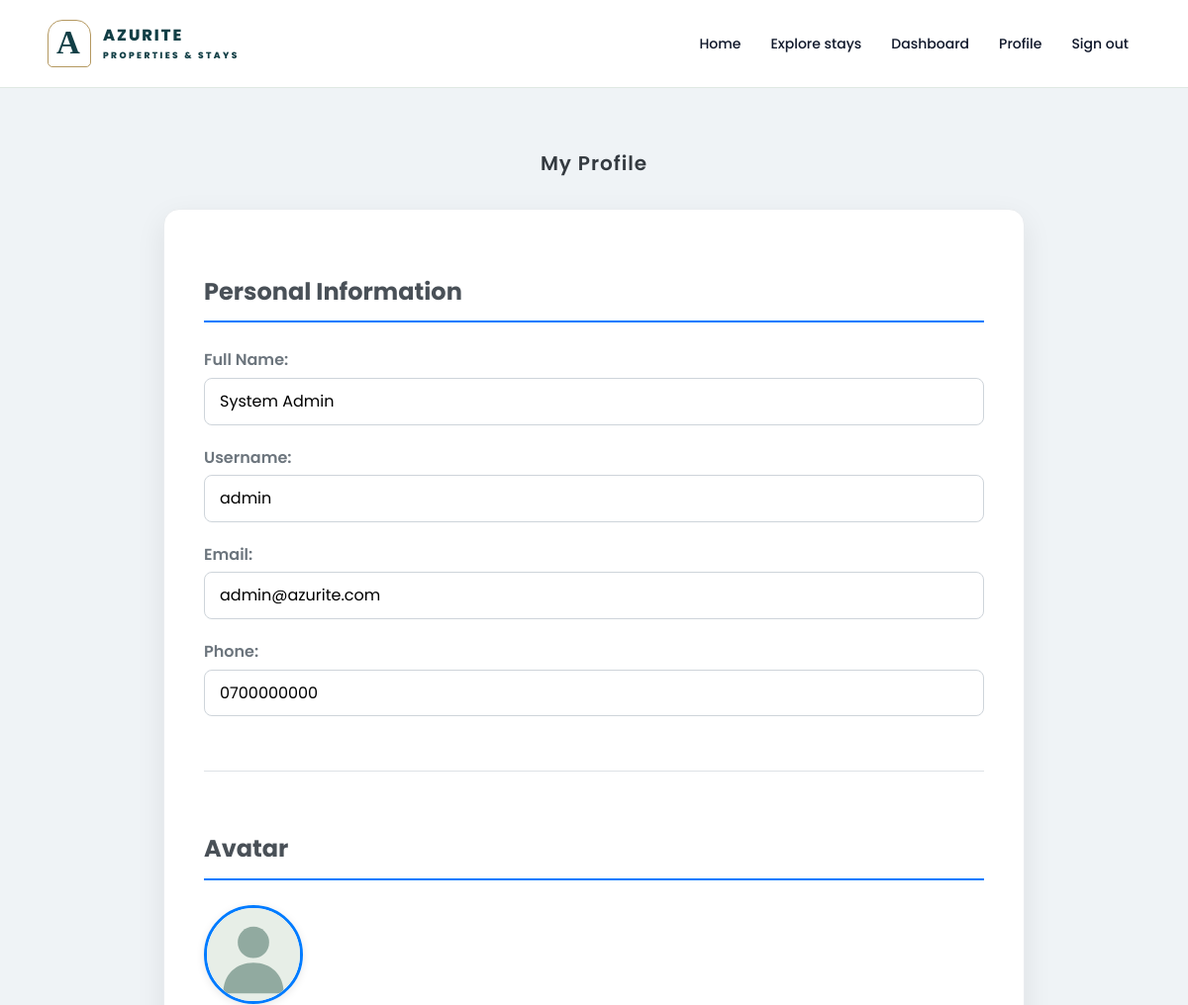
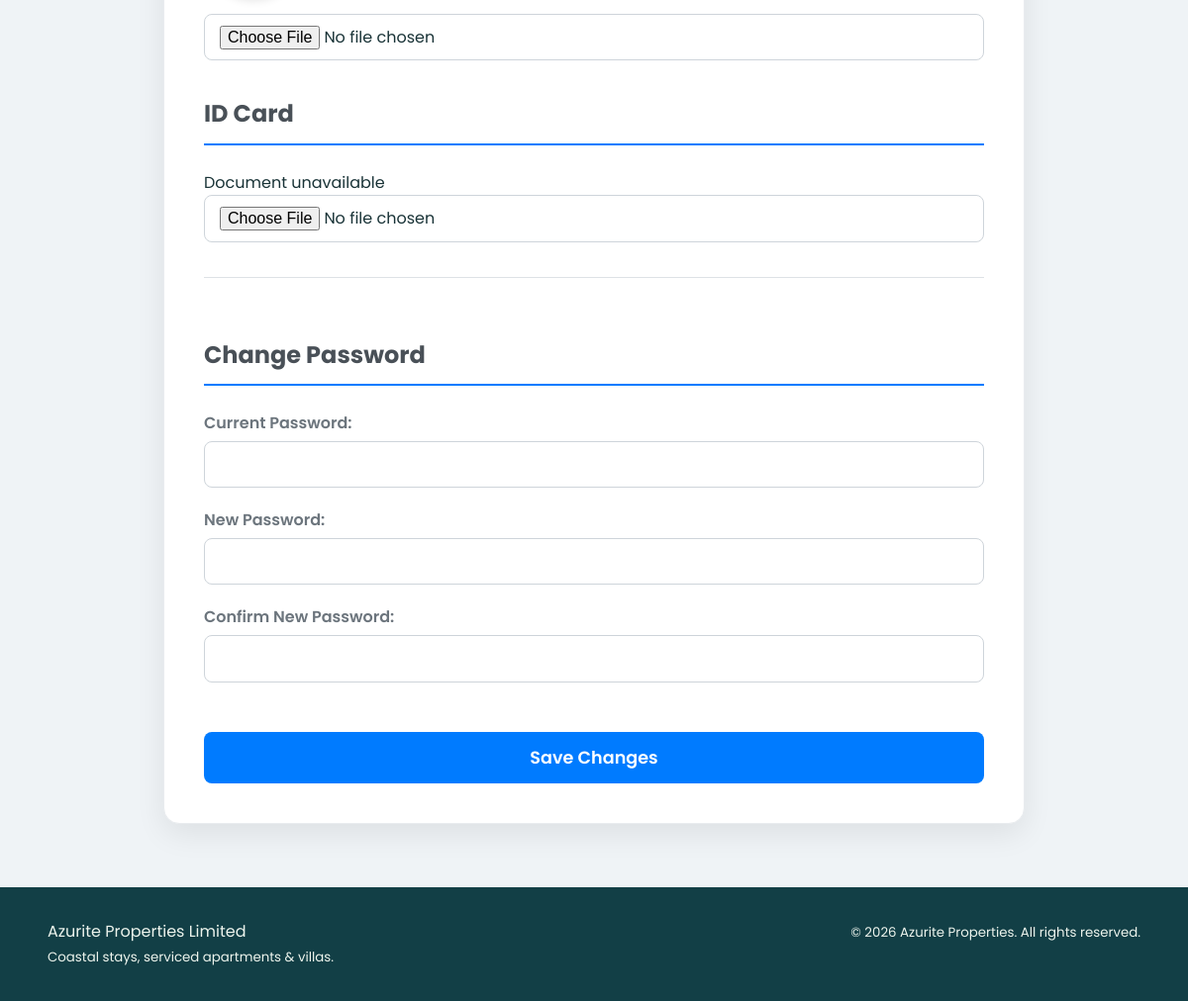
/public/profile.php (signed in), run on the app's committed database (2 pictures, top to bottom).
### tables this page shows
CREATE TABLE users (
  id INT AUTO_INCREMENT PRIMARY KEY,
  full_name VARCHAR(150) NOT NULL,
  username VARCHAR(80) NOT NULL UNIQUE,
  email VARCHAR(150) NOT NULL UNIQUE,
  phone VARCHAR(30),
  password_md5 VARCHAR(255) NOT NULL,
  role ENUM('admin','host','tenant') NOT NULL DEFAULT 'tenant',
  id_card_path VARCHAR(255),
  avatar_path VARCHAR(255),
  is_active TINYINT(1) NOT NULL DEFAULT 1,
  created_at DATETIME DEFAULT CURRENT_TIMESTAMP
);

### includes/helpers.php (called while the page is built, shortened)
<?php
function e($str) {
    return htmlspecialchars((string)($str ?? ''), ENT_QUOTES | ENT_SUBSTITUTE, 'UTF-8');
}

### public/profile.php (the view, shortened to what this page needs)
<?php
require_once "../includes/db.php";
require_once "../includes/helpers.php";
$userId = $_SESSION['user']['id'];
$stmt = $pdo->prepare("SELECT * FROM users WHERE id = ?");
$stmt->execute([$userId]);
$user = $stmt->fetch(PDO::FETCH_ASSOC);
include "../includes/header.php";
?>
<div class="container" style="
    max-width: 900px;
    margin: 60px auto; /* Increased margin for better spacing */
    padding: 0 15px; /* Added padding for smaller screens */
">
    <h2 class="page-title" style="
        text-align: center;
        margin-bottom: 30px;
        color: #343a40; /* Darker title color */
        font-weight: 600;
        letter-spacing: 1px;
    ">My Profile</h2>
    <form action="profile_update.php" method="POST" enctype="multipart/form-data" class="card" style="
        padding: 40px; /* Increased padding */
        border-radius: 16px; /* Smoother, larger radius */
        box-shadow: 0 10px 30px rgba(0, 0, 0, 0.08); /* Soft, modern shadow */
        background-color: #ffffff;
        border: 1px solid #e9ecef; /* Light border */
    ">
        <h3 style="
            color: #495057;
            border-bottom: 2px solid #007bff; /* Primary color separator */
            padding-bottom: 10px;
            margin-bottom: 25px;
            font-size: 1.5rem;
        ">Personal Information</h3>
        <div class="form-group" style="margin-bottom: 20px;">
            <label style="font-weight: 600; display: block; margin-bottom: 5px; color: #6c757d;">Full Name:</label>
            <input type="text" name="full_name" class="form-control" value="<?php echo e($user['full_name']); ?>" required style="
                border-radius: 8px;
                padding: 10px 15px;
                border: 1px solid #ced4da;
                width: 100%;
                box-sizing: border-box;
            ">
        </div>
        <div class="form-group" style="margin-bottom: 20px;">
            <label style="font-weight: 600; display: block; margin-bottom: 5px; color: #6c757d;">Username:</label>
            <input type="text" name="username" class="form-control" value="<?php echo e($user['username']); ?>" required style="
                border-radius: 8px;
                padding: 10px 15px;
                border: 1px solid #ced4da;
                width: 100%;
                box-sizing: border-box;
            ">
        </div>
        <div class="form-group" style="margin-bottom: 20px;">
            <label style="font-weight: 600; display: block; margin-bottom: 5px; color: #6c757d;">Email:</label>
            <input type="email" name="email" class="form-control" value="<?php echo e($user['email']); ?>" required style="
                border-radius: 8px;
                padding: 10px 15px;
                border: 1px solid #ced4da;
                width: 100%;
                box-sizing: border-box;
            ">
        </div>
        <div class="form-group" style="margin-bottom: 20px;">
            <label style="font-weight: 600; display: block; margin-bottom: 5px; color: #6c757d;">Phone:</label>
            <input type="text" name="phone" class="form-control" value="<?php echo e($user['phone']); ?>" required style="
                border-radius: 8px;
                padding: 10px 15px;
                border: 1px solid #ced4da;
                width: 100%;
                box-sizing: border-box;
            ">
        </div>
        <hr style="
            border: 0;
            border-top: 1px solid #dee2e6;
            margin: 35px 0;
        ">
        <h3 style="
            color: #495057;
            border-bottom: 2px solid #007bff;
            padding-bottom: 10px;
            margin-bottom: 25px;
            font-size: 1.5rem;
        ">Avatar</h3>
        <img src="uploads/avatars/<?php echo $user['avatar_path'] ?: 'default.png'; ?>"
             style="
                width: 100px; /* Slightly smaller for a cleaner look */
                height: 100px;
                object-fit: cover;
                border-radius: 50%; /* Circular avatar */
                border: 3px solid #007bff; /* Primary color border */
                margin-bottom: 15px;
                box-shadow: 0 2px 8px rgba(0, 0, 0, 0.1);
             ">
        <input type="file" name="avatar" class="form-control" style="
            border-radius: 8px;
            padding: 10px 15px;
            border: 1px solid #ced4da;
        ">
        <h3 style="
            margin-top: 35px;
            color: #495057;
            border-bottom: 2px solid #007bff;
            padding-bottom: 10px;
            margin-bottom: 25px;
            font-size: 1.5rem;
        ">ID Card</h3>
        <input type="file" name="id_card" class="form-control" style="
            border-radius: 8px;
            padding: 10px 15px;
            border: 1px solid #ced4da;
        ">
        <hr style="
            border: 0;
            border-top: 1px solid #dee2e6;
            margin: 35px 0;
        ">
        <h3 style="
            color: #495057;
            border-bottom: 2px solid #007bff;
            padding-bottom: 10px;
            margin-bottom: 25px;
            font-size: 1.5rem;
        ">Change Password</h3>
        <div class="form-group" style="margin-bottom: 20px;">
            <label style="font-weight: 600; display: block; margin-bottom: 5px; color: #6c757d;">Current Password:</label>
            <input type="password" name="current_password" class="form-control" style="
                border-radius: 8px;
                padding: 10px 15px;
                border: 1px solid #ced4da;
                width: 100%;
                box-sizing: border-box;
            ">
        </div>
        <div class="form-group" style="margin-bottom: 20px;">
            <label style="font-weight: 600; display: block; margin-bottom: 5px; color: #6c757d;">New Password:</label>
            <input type="password" name="new_password" class="form-control" style="
                border-radius: 8px;
                padding: 10px 15px;
                border: 1px solid #ced4da;
                width: 100%;
                box-sizing: border-box;
            ">
        </div>
        <div class="form-group" style="margin-bottom: 20px;">
            <label style="font-weight: 600; display: block; margin-bottom: 5px; color: #6c757d;">Confirm New Password:</label>
            <input type="password" name="confirm_password" class="form-control" style="
                border-radius: 8px;
                padding: 10px 15px;
                border: 1px solid #ced4da;
                width: 100%;
                box-sizing: border-box;
            ">
        </div>
        <button class="btn btn-primary" style="
            margin-top: 30px;
            padding: 12px 25px;
            background-color: #007bff;
            border: none;
            border-radius: 8px;
            color: white;
            font-size: 1.1rem;
            font-weight: 600;
            cursor: pointer;
            transition: background-color 0.3s ease;
        " onmouseover="this.style.backgroundColor='#0056b3'" onmouseout="this.style.backgroundColor='#007bff'">Save Changes</button>
    </form>
</div>
<?php include "../includes/footer.php"; ?>

### public/assets/css/style.css (style rules this page uses)
body { font-family: "Poppins", sans-serif !important; color: #444444; width: 100%; height: calc(100%); overflow-x: hidden; background: #eff3f6 !important; }
.page-title { font-size: 20px; margin-bottom: 0; margin-top: 0; font-weight: 800; }
.btn-primary { background-color: #1e245a; border: 1px solid #1e245a; color: #ffffff; }

### public/assets/css/modern.css (style rules this page uses)
:root { --az-primary:#0B1D3A; --az-primary-soft:#1C6DD0; --az-bg:#f5f7fb; --az-card-bg:#ffffff; --az-muted:#6b7280; --az-radius:18px; --az-shadow:0 18px 40px rgba(15,23,42,.18); }
body { font-family:'Poppins',system-ui,-apple-system,Segoe UI,Roboto,sans-serif; background:linear-gradient(135deg,#f5f7fb,#ecf2ff); color:#111827; }
.container { width:min(1200px,92vw); margin:0 auto; }
.btn-primary { display:inline-flex; align-items:center; justify-content:center; padding:10px 20px; border-radius:999px; border:none; background:linear-gradient(135deg,#1C6DD0,#0B1D3A); color:#ffffff; font-weight:600; box-shadow:var(--az-shadow); cursor:pointer; text-decoration:none; }
.card { background:var(--az-card-bg); border-radius:var(--az-radius); overflow:hidden; box-shadow:var(--az-shadow); border:none; display:flex; flex-direction:column; }

### public/assets/css/polish.css (style rules this page uses)
:root { --az-primary:#123f46; --az-primary-soft:#1d7377; --az-bg:#f7f8f4; --az-muted:#637373; --az-shadow:0 12px 30px #163b4010 }
* { box-sizing:border-box }
body { margin:0; background:#f7f8f4; color:#193337; font-family:Inter,Segoe UI,system-ui,sans-serif; line-height:1.6 }
img { max-width:100% }
button,input,select,textarea { font:inherit }
input:not([type=checkbox]):not([type=hidden]),select,textarea { max-width:100%; min-height:44px; border:1px solid #cbd8d4; border-radius:10px; padding:10px 12px; background:#fff }
button,.btn-primary,.btn-outline { min-height:42px }
button { cursor:pointer }
.container { width:min(1200px,92%) }
.btn-primary,.search-btn { background:#123f46; color:white; border:1px solid #123f46; border-radius:9px; box-shadow:none }
.card { border:1px solid #dee6df; border-radius:16px; box-shadow:0 4px 14px #143e4306; overflow:hidden; transition:transform .18s }

### data on the page
users: full_name "System Admin", username "admin", email "admin@azurite.com", phone "0700000000"
